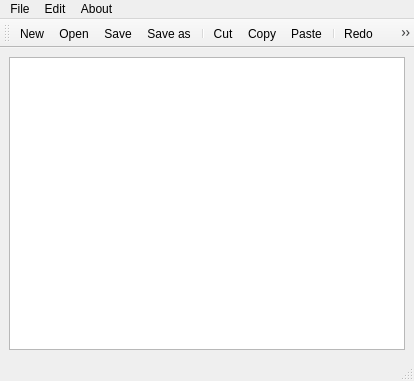
<?xml version="1.0" encoding="UTF-8"?>
<ui version="4.0">
 <class>MainWindow</class>
 <widget class="QMainWindow" name="MainWindow">
  <property name="geometry">
   <rect>
    <x>0</x>
    <y>0</y>
    <width>414</width>
    <height>381</height>
   </rect>
  </property>
  <property name="windowTitle">
   <string>MainWindow</string>
  </property>
  <widget class="QWidget" name="centralwidget">
   <layout class="QHBoxLayout" name="horizontalLayout">
    <item>
     <widget class="QTextEdit" name="textEdit"/>
    </item>
   </layout>
  </widget>
  <widget class="QMenuBar" name="menubar">
   <property name="geometry">
    <rect>
     <x>0</x>
     <y>0</y>
     <width>414</width>
     <height>22</height>
    </rect>
   </property>
   <widget class="QMenu" name="menuFile">
    <property name="title">
     <string>File</string>
    </property>
    <addaction name="actionNew"/>
    <addaction name="actionOpen"/>
    <addaction name="separator"/>
    <addaction name="actionSave"/>
    <addaction name="actionSave_as"/>
   </widget>
   <widget class="QMenu" name="menuEdit">
    <property name="title">
     <string>Edit</string>
    </property>
    <addaction name="actionCut"/>
    <addaction name="actionCopy"/>
    <addaction name="actionPaste"/>
    <addaction name="separator"/>
    <addaction name="actionRedo"/>
    <addaction name="actionUndo"/>
   </widget>
   <widget class="QMenu" name="menuAbout">
    <property name="title">
     <string>About</string>
    </property>
    <addaction name="actionAbout_Notepad"/>
   </widget>
   <addaction name="menuFile"/>
   <addaction name="menuEdit"/>
   <addaction name="menuAbout"/>
  </widget>
  <widget class="QStatusBar" name="statusbar"/>
  <widget class="QToolBar" name="toolBar">
   <property name="windowTitle">
    <string>toolBar</string>
   </property>
   <attribute name="toolBarArea">
    <enum>TopToolBarArea</enum>
   </attribute>
   <attribute name="toolBarBreak">
    <bool>false</bool>
   </attribute>
   <addaction name="actionNew"/>
   <addaction name="actionOpen"/>
   <addaction name="actionSave"/>
   <addaction name="actionSave_as"/>
   <addaction name="separator"/>
   <addaction name="actionCut"/>
   <addaction name="actionCopy"/>
   <addaction name="actionPaste"/>
   <addaction name="separator"/>
   <addaction name="actionRedo"/>
   <addaction name="actionUndo"/>
   <addaction name="separator"/>
   <addaction name="actionAbout_Notepad"/>
  </widget>
  <action name="actionNew">
   <property name="icon">
    <iconset resource="Resource.qrc">
     <normaloff>:/rec/img/new.png</normaloff>:/rec/img/new.png</iconset>
   </property>
   <property name="text">
    <string>New</string>
   </property>
  </action>
  <action name="actionOpen">
   <property name="icon">
    <iconset resource="Resource.qrc">
     <normaloff>:/rec/img/open.png</normaloff>:/rec/img/open.png</iconset>
   </property>
   <property name="text">
    <string>Open</string>
   </property>
  </action>
  <action name="actionSave">
   <property name="icon">
    <iconset resource="Resource.qrc">
     <normaloff>:/rec/img/save.png</normaloff>:/rec/img/save.png</iconset>
   </property>
   <property name="text">
    <string>Save</string>
   </property>
  </action>
  <action name="actionSave_as">
   <property name="icon">
    <iconset resource="Resource.qrc">
     <normaloff>:/rec/img/save-as.png</normaloff>:/rec/img/save-as.png</iconset>
   </property>
   <property name="text">
    <string>Save as</string>
   </property>
  </action>
  <action name="actionCut">
   <property name="icon">
    <iconset resource="Resource.qrc">
     <normaloff>:/rec/img/cut.png</normaloff>:/rec/img/cut.png</iconset>
   </property>
   <property name="text">
    <string>Cut</string>
   </property>
  </action>
  <action name="actionCopy">
   <property name="icon">
    <iconset resource="Resource.qrc">
     <normaloff>:/rec/img/copy.png</normaloff>:/rec/img/copy.png</iconset>
   </property>
   <property name="text">
    <string>Copy</string>
   </property>
  </action>
  <action name="actionPaste">
   <property name="icon">
    <iconset resource="Resource.qrc">
     <normaloff>:/rec/img/paste.png</normaloff>:/rec/img/paste.png</iconset>
   </property>
   <property name="text">
    <string>Paste</string>
   </property>
  </action>
  <action name="actionRedo">
   <property name="icon">
    <iconset resource="Resource.qrc">
     <normaloff>:/rec/img/redo.png</normaloff>:/rec/img/redo.png</iconset>
   </property>
   <property name="text">
    <string>Redo</string>
   </property>
  </action>
  <action name="actionUndo">
   <property name="icon">
    <iconset resource="Resource.qrc">
     <normaloff>:/rec/img/undo.png</normaloff>:/rec/img/undo.png</iconset>
   </property>
   <property name="text">
    <string>Undo</string>
   </property>
  </action>
  <action name="actionAbout_Notepad">
   <property name="icon">
    <iconset resource="Resource.qrc">
     <normaloff>:/rec/img/about.png</normaloff>:/rec/img/about.png</iconset>
   </property>
   <property name="text">
    <string>About Notepad</string>
   </property>
  </action>
 </widget>
 <resources>
  <include location="Resource.qrc"/>
 </resources>
 <connections/>
</ui>
